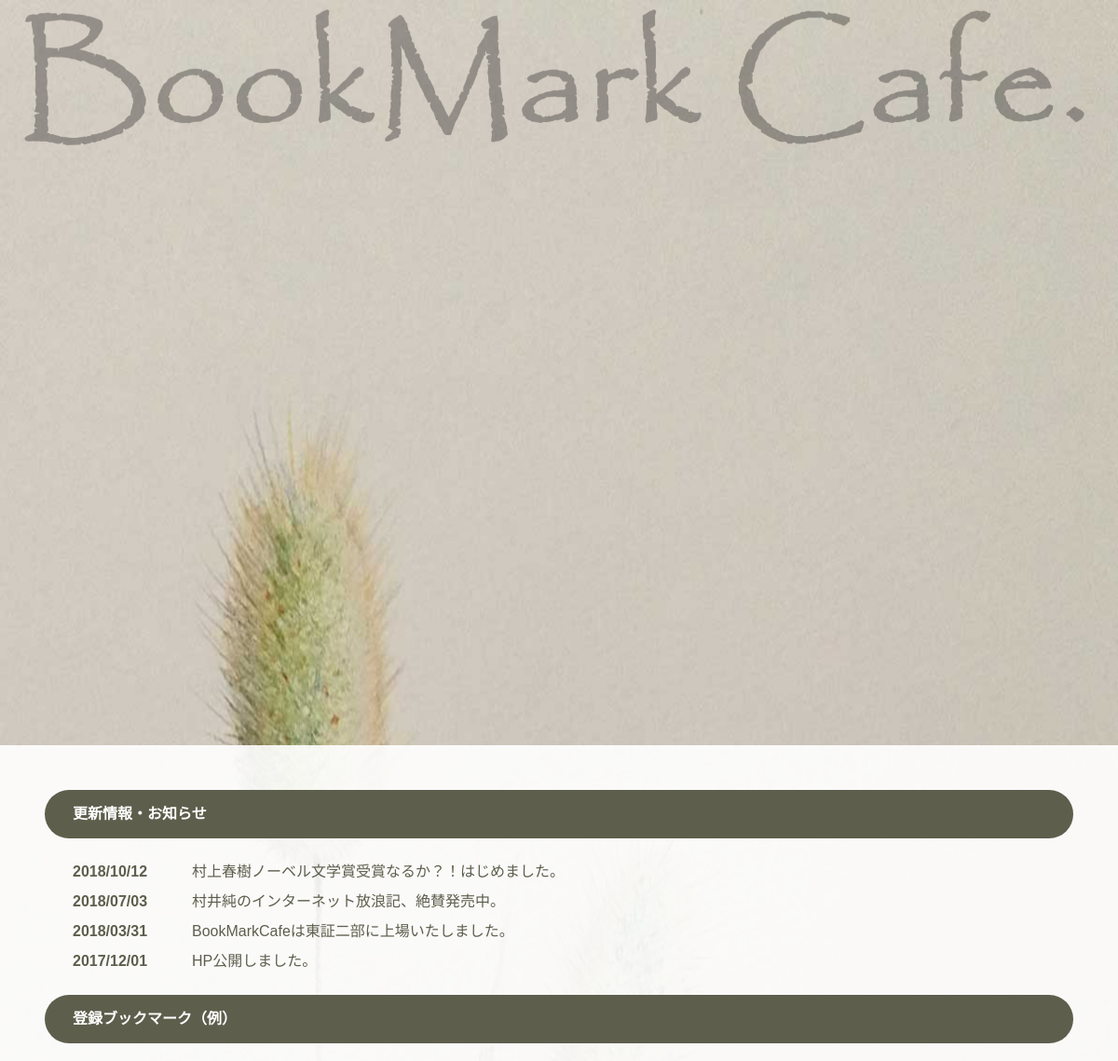
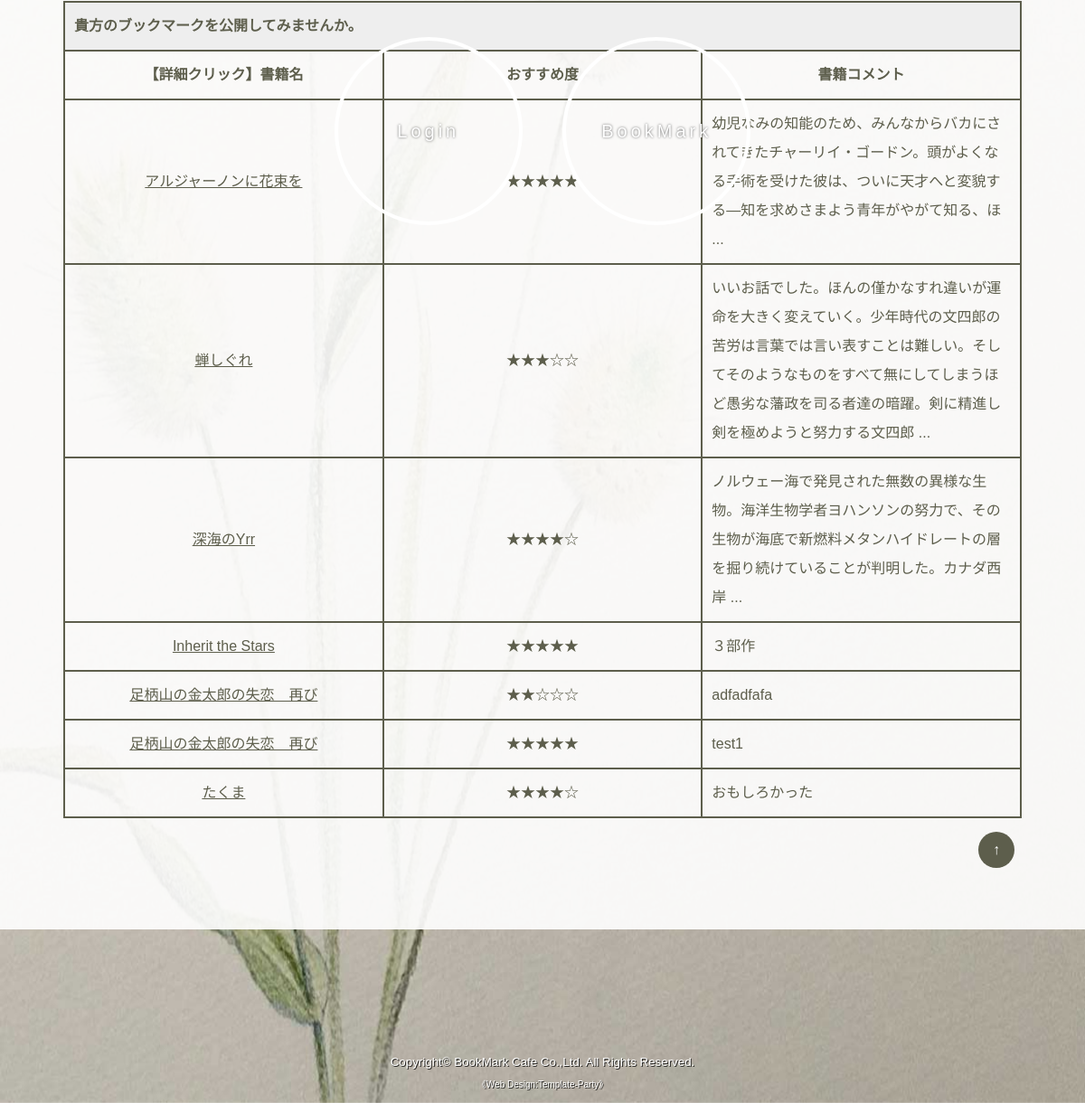
The app's page /opn_index.php with its own data (2 pictures, top to bottom).
### tables this page shows
CREATE TABLE IF NOT EXISTS `gs_bm_table` (
`bmid` int(12) NOT NULL,
  `bmname` varchar(64) NOT NULL,
  `bmrating` varchar(5) NOT NULL DEFAULT '☆☆☆☆☆',
  `bmurl` text,
  `bmcomm` text,
  `bmindate` datetime NOT NULL
);

### opn_index.php (the view, shortened to what this page needs)
<?php
$pdo = db_con();
$stmt = $pdo->prepare("SELECT * FROM gs_bm_table");
$status = $stmt->execute();
$view = "";
if ($status == false) {
    sqlError($stmt);
} else {
    while ($result = $stmt->fetch(PDO::FETCH_ASSOC)) {
        $view .= '<tr>';
            $view .= '<td align="center"><a href="opn_detail.php?bmid=' . $result["bmid"] . '">';
            $view .= $result["bmname"] ;
            $view .= '</a></td>';
            $view .= '<td align="center">';
            $view .= $result["bmrating"] ;
            $view .= '</td>';
            $view .= '<td>';
            $view .= $result["bmcomm"] ;
            $view .= '</td>';
        $view .= '</tr>';
    }
}
?>
<!DOCTYPE html>
<html lang="ja">
<head>
<link rel="stylesheet" href="css/style.css">
</head>
<body>
<header>
<h1 id="logo"><a href="opn_index.php"><img src="logo.png" alt="logoSite"></a></h1>
<nav id="menubar">
<ul>
<li><a href="login.php">Login</a></li>
<li><a href="#bookmark">BookMark</a></li>
</ul>
</nav>
</header>
<div class="contents" id="about">
<section id="new">
<h2>更新情報・お知らせ</h2>
<dl>
<dt>2018/10/12</dt>
<dd>村上春樹ノーベル文学賞受賞なるか？！はじめました。</dd>
<dt>2018/07/03</dt>
<dd>村井純のインターネット放浪記、絶賛発売中。</dd>
<dt>2018/03/31</dt>
<dd>BookMarkCafeは東証二部に上場いたしました。</dd>
<dt>2017/12/01</dt>
<dd>HP公開しました。</dd>
</dl>
</section>
<section id="bookmark">
<h2>登録ブックマーク（例）
</h2>
<table class="ta1">
    <tr>
    <th colspan="3" class="tamidashi">貴方のブックマークを公開してみませんか。</th>
    </tr>
    <th width='300'>【詳細クリック】書籍名</th>
    <th width='100'>おすすめ度</th>
    <th >書籍コメント</th>
    <?=$view?>
</table>
</section>
<p class="pagetop"><a href="#">↑</a></p>
</div>
<footer>
<small>Copyright&copy; <a href="opn_index.php">BookMark Cafe Co.,Ltd.</a> All Rights Reserved.</small>
<span class="pr">《<a href="http://template-party.com/" target="_blank">Web Design:Template-Party</a>》</span>
</footer>
</body>
</html>

### css/style.css (style rules this page uses)
html,body { width: 100%;height: 100%; }
body { margin: 0px; padding: 0px; color: #5d5e4c; font-family: "ヒラギノ角ゴ Pro", "Hiragino Kaku Gothic Pro", "メイリオ", Meiryo, Osaka, "ＭＳ Ｐゴシック", "MS PGothic", sans-serif; font-size: 16px; line-height: 2; -webkit-text-size-adjust: none; }
h1,h2,h3,h4,h5,p,ul,ol,li,dl,dt,dd,form,figure,form { margin: 0px;padding: 0px;font-size: 100%; }
ul { list-style-type: none; }
img { border: none;max-width: 100%;height: auto;vertical-align: middle; }
table { border-collapse:collapse;font-size: 100%;border-spacing: 0; }
a { color: #5d5e4c; -webkit-transition: 0.5s; transition: 0.5s; }
h2 { clear: both; margin-bottom: 20px; color: #fff; padding: 10px 30px; background: #5d5e4c; border-radius: 30px; }
p { padding: 0px 30px 20px; }
header { text-align: center; height: 100%; }
#logo img { width: 100%; opacity: 0.3; }
#menubar { text-align: center; position: absolute; top: 50%; width: 100%; }
#menubar li { display: inline; }
#menubar li a { display: inline-block; text-decoration: none; color: #fff; font-size: 20px; letter-spacing: 0.2em; width: 200px; line-height: 200px; border-radius: 50%; border: 4px solid #fff; margin: 0px 20px 10px; text-shadow: 0px 0px 3px rgba(0,0,0,0.6); }
#new dl { padding: 0px 30px 20px; }
#new dt { font-weight: bold; float: left; width: 8em; }
#new dd { padding-left: 8em; }
.contents { overflow: hidden; background: #fff; background: rgba(255,255,255,0.9); padding: 4%; margin-bottom: 80%; }
footer { clear: both; text-align: center; padding: 10px 0px; color: #fff; text-shadow: 1px 1px rgba(0,0,0,0.8); margin-top: -70%; }
footer a { text-decoration: none; border: none; color: #fff; }
footer .pr { display: block; }
.ta1 { width: 96%; margin: 0px auto 15px; }
.ta1, .ta1 td, .ta1 th { border: 2px solid #5d5e4c; padding: 10px; word-break: break-all; }
.ta1 th.tamidashi { width: auto; text-align: left; background: #eee; }
.ta1 th { width: 30%; text-align: center; }
.pagetop { text-align: right; }
.pagetop a { display: inline-block; text-decoration: none; text-align: center; background: #5d5e4c; color: #fff; border-radius: 50%; width: 40px; line-height: 40px; }
.pr { font-size: 10px; }

### records on screen
gs_bm_table: value "アルジャーノンに花束を ★★★★★ 幼児なみの知能のため、みんなからバカにされてきたチャーリイ・ゴードン。頭がよくなる手術を受けた彼は、ついに天才へと変貌する―知を求めさまよう青年がやがて知る、ほ ..."
gs_bm_table: value "蝉しぐれ ★★★☆☆ いいお話でした。ほんの僅かなすれ違いが運命を大きく変えていく。少年時代の文四郎の苦労は言葉では言い表すことは難しい。そしてそのようなものをすべて無にしてしまうほど愚劣な藩政を司る者達の暗躍。剣に精進し剣を極めようと努力する文四郎 ..."
gs_bm_table: value "深海のYrr ★★★★☆ ノルウェー海で発見された無数の異様な生物。海洋生物学者ヨハンソンの努力で、その生物が海底で新燃料メタンハイドレートの層を掘り続けていることが判明した。カナダ西岸 ..."
gs_bm_table: value "Inherit the Stars ★★★★★ ３部作"
gs_bm_table: value "足柄山の金太郎の失恋 再び ★★☆☆☆ adfadfafa"
gs_bm_table: value "足柄山の金太郎の失恋 再び ★★★★★ test1"
gs_bm_table: value "たくま ★★★★☆ おもしろかった"
